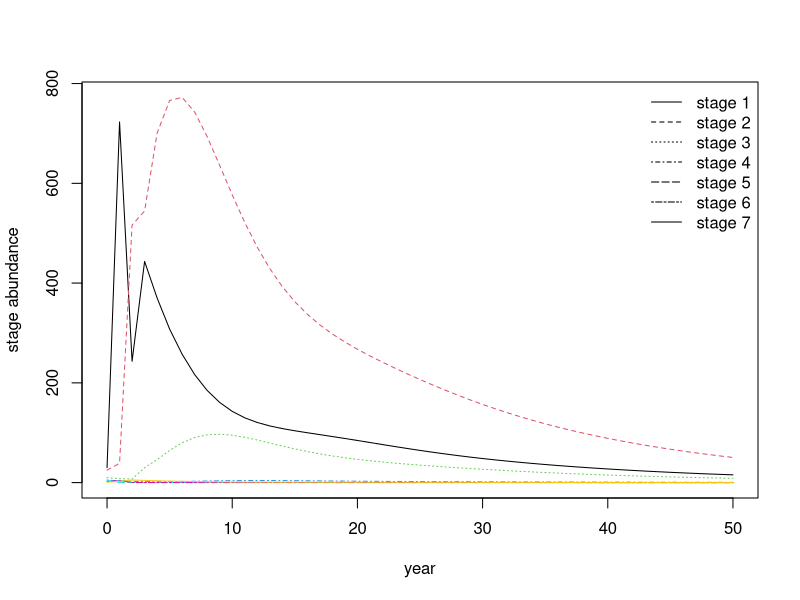
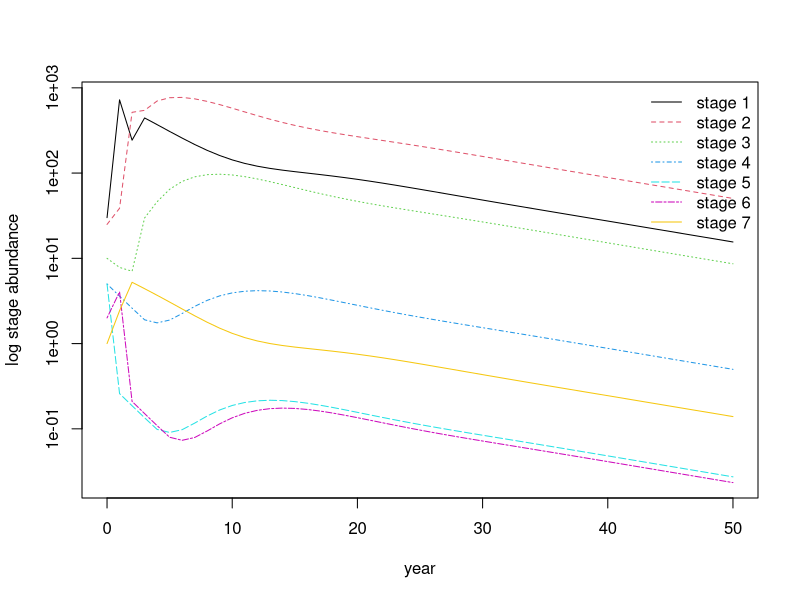
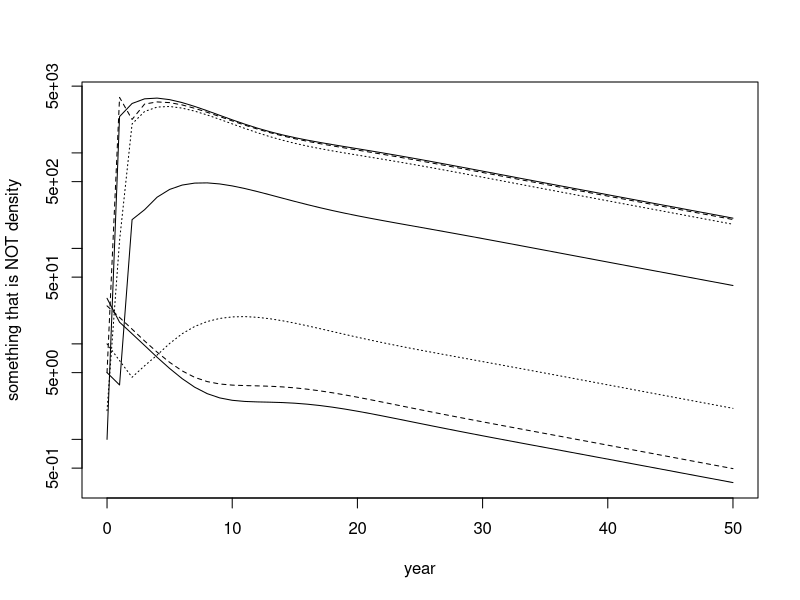
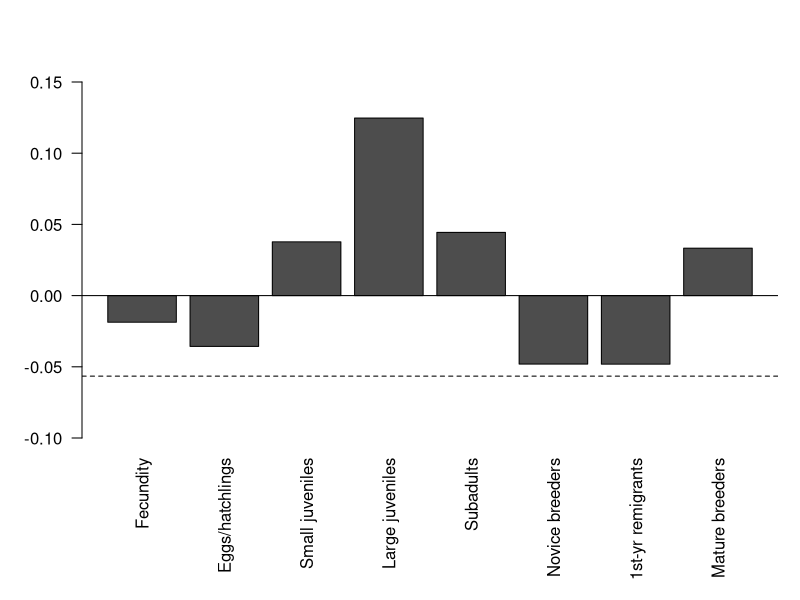
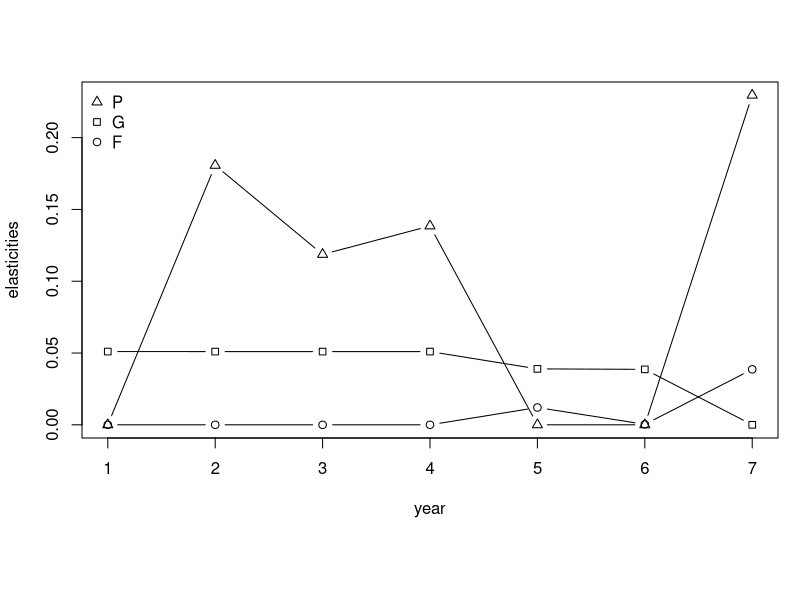

Recreate these plots in R, in order.
## ---- chunk 1
knitr::opts_chunk$set(echo = TRUE)
## ---- chunk 2
M <- matrix(c(0, 0, 0, 0, 127, 4, 80,
              0.6747, 0.737, 0, 0, 0, 0, 0,
              0, 0.0486 ,0.661 , 0, 0, 0, 0,
              0, 0, 0.0147, 0.6907, 0, 0, 0,
              0, 0, 0, 0.0518 ,0 ,0 , 0,
              0, 0, 0, 0, 0.8091, 0, 0,
              0, 0, 0, 0, 0, 0.8091, 0.8089),	 # the data elements
  nrow = 7, # number of rows
  ncol = 7, # number of columns
  byrow = T) # fill matrix by rows

M
## ---- chunk 3
N.0 <- c(30, 25, 10, 5, 5, 2, 1) # vector of initial densities
length <- 50 # lenght of the time series

time.series <- matrix(0, nrow=nrow(M), ncol=length+1) # creates a matrix with three rows and (length+1) columns in which the simulated time series will be stored
time.series[ ,1] <- N.0 # stores N.0 in the first column of the matrix `time.series'
for (i in 1:length){# executes the matrix multiplication as often as specified by the parameter length and stores result in the matrix time.series
 time.series[ , i+1] <- M %*% time.series[ , i]
}

matplot(0:length, t(time.series), type="l", lty=1:7, col = 1:7, ylab = "stage abundance", xlab = "year") # plots result
legend("topright", legend = c("stage 1", "stage 2", "stage 3", "stage 4", "stage 5", "stage 6", "stage 7"), lty = 1:7, col = 1, bty = "n") # defines legend

matplot(0:length, t(time.series), type="l", lty=1:7, col = 1:7, log="y", ylab = "log stage abundance", xlab = "year") # plots result on log scale
legend("topright", legend = c("stage 1", "stage 2", "stage 3", "stage 4", "stage 5", "stage 6", "stage 7"), lty = 1:7, col = 1:7, bty = "n") # defines legend
## ---- chunk 4
lambda <- time.series[1, length+1]/time.series[1, length] # ratio of population size at the end of the time series for age-class 1. This gives lambda
lambda
log(lambda)
## ---- chunk 5
total = sum(time.series[ , length+1]) # total population size at the end of the time series (i.e., the right eigenvector)
rightEV = time.series[ , length+1]/total # Right eigenvector standardized such that its entries sum up to one. This vector represents proportions in the stable age distribution

rightEV # prints stable age distribution
## ---- chunk 6
transM <- t(M) # transpose of the population projection matrix
time.series.transpose <- matrix(0, nrow=nrow(M), ncol=length+1)
time.series.transpose[ , 1] <- N.0
for (i in 1:length){
  time.series.transpose[ , i+1] <- transM %*% time.series.transpose[ , i]
}
matplot(0:length, t(time.series.transpose), type="l", lty=1:3, col = 1, log="y", xlab = "year", ylab = "something that is NOT density")

leftEV = time.series.transpose[ , length+1]/time.series.transpose[1, length+1] # left eigenvector containing reproductive values with the reproductive value for the first age-class standardized to 1
leftEV
## ---- chunk 7
outer.product <- outer(leftEV, rightEV)
inner.product <- (rightEV %*% leftEV)[1]

sensitivities <- outer.product/inner.product
sensitivities # print sensitivities
## ---- chunk 8
# Increasing fecundities with 50% (in the text they actually say that they double the numbers and this is what we do here) :

M.f <- matrix(c(0, 0, 0, 0, 127*2, 4*2, 80*2,
                0.6747, 0.7370, 0, 0, 0, 0, 0,
                0, 0.0486, 0.6610, 0, 0, 0, 0,
                0, 0, 0.0147, 0.6907, 0, 0, 0,
                0, 0, 0, 0.0518, 0, 0, 0,
                0, 0, 0, 0, 0.8091, 0, 0,
                0, 0, 0, 0, 0, 0.8091, 0.8089),
              nrow = 7, ncol = 7, byrow = T)
length <-100 
turtles.f <- matrix(N.0, nrow = 7) 
for (i in 1:length){
  turtles.f <- cbind(turtles.f, M.f %*% turtles.f[,i])
}
r.f <- log(turtles.f[1, length] / turtles.f[1, length-1])

# Increasing survivorship to 1:
# Eggs/hatchlings:

M.1 <- matrix(c(0, 0, 0, 0, 127, 4, 80,
              1, 0.7370, 0, 0, 0, 0, 0,
              0, 0.0486, 0.6610, 0, 0, 0, 0,
              0, 0, 0.0147, 0.6907, 0, 0, 0,
              0, 0, 0, 0.0518, 0, 0, 0,
              0, 0, 0, 0, 0.8091, 0, 0,
              0, 0, 0, 0, 0, 0.8091, 0.8089),
            nrow = 7, ncol = 7, byrow = T)
length <-100 
turtles.1 <- matrix(N.0, nrow = 7) 
for (i in 1:length){
  turtles.1 <- cbind(turtles.1, M.1 %*% turtles.1[,i])
}
r.1 <- log(turtles.1[1, length] / turtles.1[1, length-1])

# small juveniles:
# G2 + P2 must equal one. Stage 1 lasts 7 years.
P2 <- (1*6)/(1*7) # this uses the formula above equation (1) in the paper with p_i=1 and d=7
G2 <- (1)/(1*7) # this uses the formula above equation (2) in the paper with p_i=1 and d=7
M.2 <- matrix(c(0, 0, 0, 0, 127, 4, 80,
                0.6747, P2, 0, 0, 0, 0, 0,
                0, G2, 0.6610, 0, 0, 0, 0,
                0, 0, 0.0147, 0.6907, 0, 0, 0,
                0, 0, 0, 0.0518, 0, 0, 0,
                0, 0, 0, 0, 0.8091, 0, 0,
                0, 0, 0, 0, 0, 0.8091, 0.8089),
              nrow = 7, ncol = 7, byrow = T)
turtles.2 <- matrix(N.0, nrow = 7) 
for (i in 1:length){
  turtles.2 <- cbind(turtles.2, M.2 %*% turtles.2[,i])
}
r.2 <- log(turtles.2[1, length] / turtles.2[1, length-1])

# large juveniles:
P3 <- 7/8 # this uses the formula above equation (1) in the paper with p_i=1 and d=8
G3 <- 1/8 # this uses the formula above equation (2) in the paper with p_i=1 and d=8
M.3 <- matrix(c(0, 0, 0, 0, 127, 4, 80,
              0.6747, 0.7370, 0, 0, 0, 0, 0,
              0, 0.0486, P3, 0, 0, 0, 0,
              0, 0, G3, 0.6907, 0, 0, 0,
              0, 0, 0, 0.0518, 0, 0, 0,
              0, 0, 0, 0, 0.8091, 0, 0,
              0, 0, 0, 0, 0, 0.8091, 0.8089),
            nrow = 7, ncol = 7, byrow = T)
turtles.3 <- matrix(N.0, nrow = 7) 
for (i in 1:length){
  turtles.3 <- cbind(turtles.3, M.3 %*% turtles.3[,i])
}
r.3 <- log(turtles.3[1, length] / turtles.3[1, length-1])

# Subadults:
P4 <- 5/6 # this uses the formula above equation (1) in the paper with p_i=1 and d=6
G4 <- 1/6 # this uses the formula above equation (1) in the paper with p_i=1 and d=6
M.4 <- matrix(c(0, 0, 0, 0, 127, 4, 80,
                0.6747, 0.7370, 0, 0, 0, 0, 0,
                0, 0.0486, 0.6610, 0, 0, 0, 0,
                0, 0, 0.0147, P4, 0, 0, 0,
                0, 0, 0, G4, 0, 0, 0,
                0, 0, 0, 0, 0.8091, 0, 0,
                0, 0, 0, 0, 0, 0.8091, 0.8089),
              nrow = 7, ncol = 7, byrow = T)
turtles.4 <- matrix(N.0, nrow = 7) 
for (i in 1:length){
  turtles.4 <- cbind(turtles.4, M.4 %*% turtles.4[,i])
}
r.4 <- log(turtles.4[1, length] / turtles.4[1, length-1])

# novice breeders
G5 <- 1
M.5 <- matrix(c(0, 0, 0, 0, 127, 4, 80,
                0.6747, 0.7370, 0, 0, 0, 0, 0,
                0, 0.0486, 0.6610, 0, 0, 0, 0,
                0, 0, 0.0147, 0.6907, 0, 0, 0,
                0, 0, 0, 0.0518, 0, 0, 0,
                0, 0, 0, 0, G5, 0, 0,
                0, 0, 0, 0, 0, 0.8091, 0.8089),
              nrow = 7, ncol = 7, byrow = T)
turtles.5 <- matrix(N.0, nrow = 7) 
for (i in 1:length){
  turtles.5 <- cbind(turtles.5, M.5 %*% turtles.5[,i])
}
r.5 <- log(turtles.5[1, length] / turtles.5[1, length-1])

# 1st year remigrants
G6 <- 1
M.6 <- matrix(c(0, 0, 0, 0, 127, 4, 80,
                0.6747, 0.7370, 0, 0, 0, 0, 0,
                0, 0.0486, 0.6610, 0, 0, 0, 0,
                0, 0, 0.0147, 0.6907, 0, 0, 0,
                0, 0, 0, 0.0518, 0, 0, 0,
                0, 0, 0, 0, 0.8091, 0, 0,
                0, 0, 0, 0, 0, G6, 0.8089),
              nrow = 7, ncol = 7, byrow = T)
turtles.6 <- matrix(N.0, nrow = 7) 
for (i in 1:length){
  turtles.6 <- cbind(turtles.6, M.6 %*% turtles.6[,i])
}
r.6 <- log(turtles.6[1, length] / turtles.6[1, length-1])

# mature breeders:
P7 <- 1
M.7 <- matrix(c(0, 0, 0, 0, 127, 4, 80,
                0.6747, 0.7370, 0, 0, 0, 0, 0,
                0, 0.0486, 0.6610, 0, 0, 0, 0,
                0, 0, 0.0147, 0.6907, 0, 0, 0,
                0, 0, 0, 0.0518, 0, 0, 0,
                0, 0, 0, 0, 0.8091, 0, 0,
                0, 0, 0, 0, 0, 0.8091, P7),
              nrow = 7, ncol = 7, byrow = T)
turtles.7 <- matrix(N.0, nrow = 7) 
for (i in 1:length){
  turtles.7 <- cbind(turtles.7, M.7 %*% turtles.7[,i])
}
r.7 <- log(turtles.7[1, length] / turtles.7[1, length-1])

effects <- cbind(r.f, r.1, r.2, r.3, r.4, r.5, r.6, r.7)
par(mar=c(8,4,4,1)+.1)
barplot(effects, names.arg = c("Fecundity", "Eggs/hatchlings", "Small juveniles", "Large juveniles", "Subadults", "Novice breeders", "1st-yr remigrants", "Mature breeders"), las=2, ylim = c(-0.1, 0.15), axes = T)
abline(h=log(lambda), lty=2)
abline(h=0, lty=1)
## ---- chunk 9
lambda + sensitivities[1, 7]*100
lambda + sensitivities[7, 7]*0.1
## ---- chunk 10
elasticities <- (1/lambda)*M*sensitivities
elasticities
## ---- chunk 11
elas.P <- c(elasticities[1, 1], elasticities[2, 2], elasticities[3, 3], elasticities[4, 4], elasticities[5, 5], elasticities[6, 6], elasticities[7, 7])
elas.G <- c(elasticities[2, 1], elasticities[3, 2], elasticities[4, 3], elasticities[5, 4], elasticities[6, 5], elasticities[7, 6], 0)
elas.F <- c(elasticities[1, 2], elasticities[1, 2], elasticities[1, 3], elasticities[1, 4], elasticities[1, 5], elasticities[1, 6], elasticities[1, 7])

figure.3 <- matrix(c(elas.P, elas.G, elas.F),
                   nrow = 3, # number of rows
                   ncol = 7, # number of columns
                   byrow = T) # fill matrix by rows)
matplot(1:7, t(figure.3), pch = c(24, 22, 21),  type="b", lty=1, col = 1, ylab = "elasticities", xlab = "year") # plots result
legend("topleft", legend = c("P", "G", "F"), pch = c(24, 22, 21), col = 1, bty = "n") # defines legend

